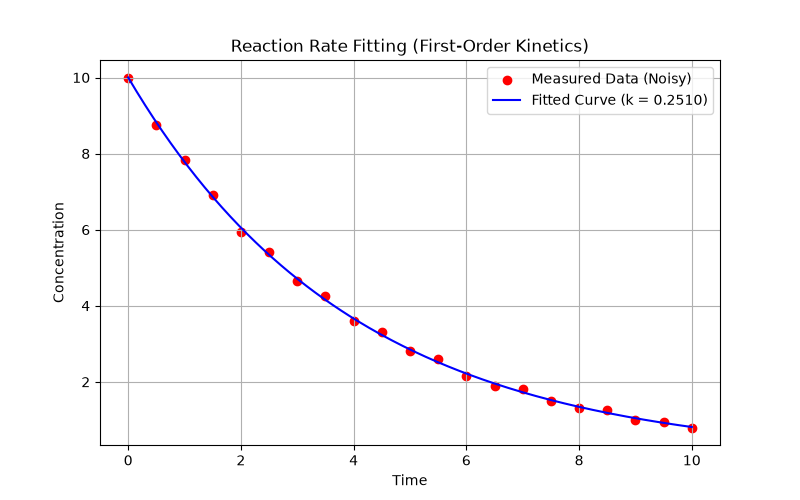

Write the Python code that produced this figure.
import numpy as np
import matplotlib.pyplot as plt
from scipy.optimize import minimize

# --- Part 3: Fit a reaction rate ---
# Read data from kinetics.csv
data = np.loadtxt('kinetics.csv', delimiter=',', skiprows=1)
time = data[:, 0]
concentration = data[:, 1]

# Set C0 to the first concentration value
C0 = concentration[0]

# Define the total error function (sum of squared residuals)
def total_error(k_val):
    model = C0 * np.exp(-k_val * time)
    return np.sum((concentration - model)**2)

# Minimize the error using SLSQP, bounds=[(0, 5)], initial guess x0=0.5
result = minimize(total_error, x0=[0.5], method='SLSQP', bounds=[(0, 5)])
fitted_k = result.x[0]

print(f"Fitted rate constant k: {fitted_k:.4f}")

# Plot the measured data and the fitted curve
plt.figure(figsize=(8, 5))
plt.scatter(time, concentration, color='red', label='Measured Data (Noisy)')

t_smooth = np.linspace(time[0], time[-1], 200)
c_smooth = C0 * np.exp(-fitted_k * t_smooth)
plt.plot(t_smooth, c_smooth, color='blue', label=f'Fitted Curve (k = {fitted_k:.4f})')

plt.xlabel('Time')
plt.ylabel('Concentration')
plt.title('Reaction Rate Fitting (First-Order Kinetics)')
plt.legend()
plt.grid(True)
plt.savefig('kinetics.png')
print("Plot saved successfully as kinetics.png")
